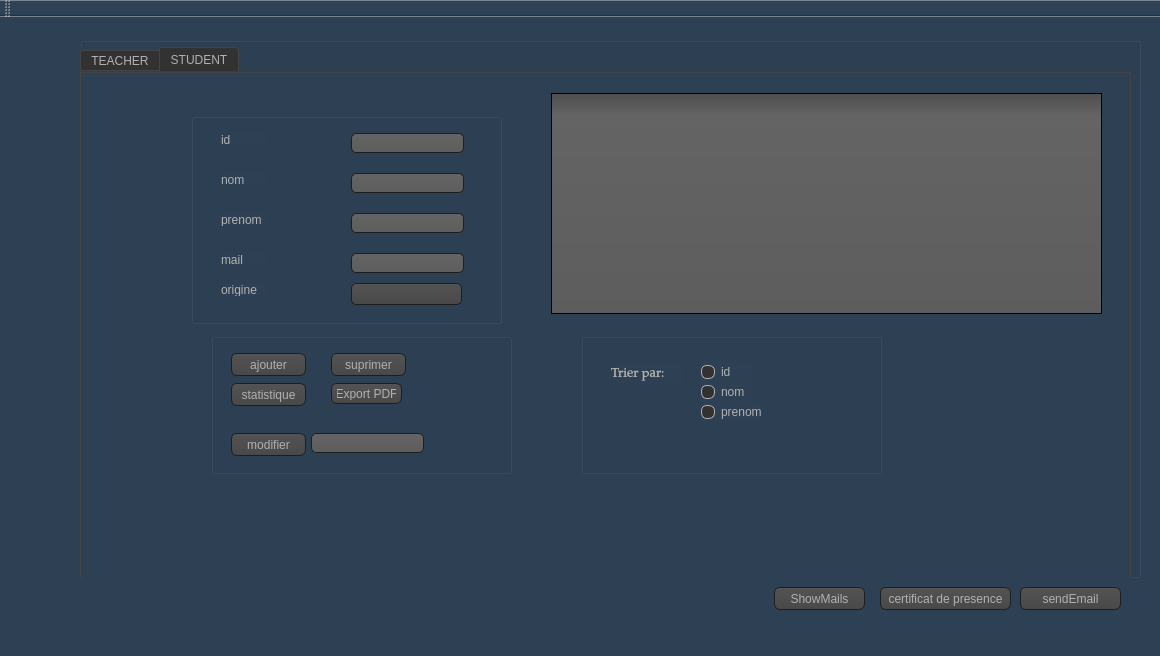
<?xml version="1.0" encoding="UTF-8"?>
<ui version="4.0">
 <class>MainWindow</class>
 <widget class="QMainWindow" name="MainWindow">
  <property name="geometry">
   <rect>
    <x>0</x>
    <y>0</y>
    <width>1160</width>
    <height>656</height>
   </rect>
  </property>
  <property name="windowTitle">
   <string>Gestion des Clients</string>
  </property>
  <property name="styleSheet">
   <string notr="true">QToolTip
{
     border: 1px solid black;
     background-color: #2E4053;
     padding: 1px;
     border-radius: 3px;
     opacity: 100;
}

QWidget
{
    color: #b1b1b1;
    background-color: #2E4053;
/*#323232; loun el page mtaa e l ajout w mtaa el supprimer w el adition w el affichage */
}

QWidget:item:hover
{
    background-color: QLinearGradient( x1: 0, y1: 0, x2: 0, y2: 1, stop: 0 #ffa02f, stop: 1 #ca0619);
    color: #000000;
}

QWidget:item:selected
{
    background-color: QLinearGradient( x1: 0, y1: 0, x2: 0, y2: 1, stop: 0 #ffa02f, stop: 1 #d7801a);
}

QMenuBar::item
{
    background: transparent;
}

QMenuBar::item:selected
{
    background: transparent;
    border: 1px solid #ffaa00;
}

QMenuBar::item:pressed
{
    background: #444;
    border: 1px solid #000;
    background-color: QLinearGradient(
        x1:0, y1:0,
        x2:0, y2:1,
        stop:1 #212121,
        stop:0.4 #343434/*,
        stop:0.2 #343434,
        stop:0.1 #ffaa00*/
    );
    margin-bottom:-1px;
    padding-bottom:1px;
}

QMenu
{
    border: 1px solid #000;
}

QMenu::item
{
    padding: 2px 20px 2px 20px;
}

QMenu::item:selected
{
    color: #000000;
}

QWidget:disabled
{
    color: #404040;
    background-color: #323232;
}

QAbstractItemView
{
    background-color: QLinearGradient( x1: 0, y1: 0, x2: 0, y2: 1, stop: 0 #4d4d4d, stop: 0.1 #646464, stop: 1 #5d5d5d);
}

QWidget:focus
{
    /*border: 2px solid QLinearGradient( x1: 0, y1: 0, x2: 0, y2: 1, stop: 0 #ffa02f, stop: 1 #d7801a);*/
}

QLineEdit
{
    background-color: QLinearGradient( x1: 0, y1: 0, x2: 0, y2: 1, stop: 0 #4d4d4d, stop: 0 #646464, stop: 1 #5d5d5d);
    padding: 1px;
    border-style: solid;
    border: 1px solid #1e1e1e;
    border-radius: 5;
}

QPushButton
{
    color: #b1b1b1;
    background-color: QLinearGradient( x1: 0, y1: 0, x2: 0, y2: 1, stop: 0 #565656, stop: 0.1 #525252, stop: 0.5 #4e4e4e, stop: 0.9 #4a4a4a, stop: 1 #464646);
    border-width: 1px;
    border-color: #1e1e1e;
    border-style: solid;
    border-radius: 6;
    padding: 3px;
    font-size: 12px;
    padding-left: 5px;
    padding-right: 5px;
}

QPushButton:pressed
{
    background-color: QLinearGradient( x1: 0, y1: 0, x2: 0, y2: 1, stop: 0 #2d2d2d, stop: 0.1 #2b2b2b, stop: 0.5 #292929, stop: 0.9 #282828, stop: 1 #252525);
}

QComboBox
{
    selection-background-color: #ffaa00;
    background-color: QLinearGradient( x1: 0, y1: 0, x2: 0, y2: 1, stop: 0 #565656, stop: 0.1 #525252, stop: 0.5 #4e4e4e, stop: 0.9 #4a4a4a, stop: 1 #464646);
    border-style: solid;
    border: 1px solid #1e1e1e;
    border-radius: 5;
}

QComboBox:hover,QPushButton:hover
{
    border: 2px solid QLinearGradient( x1: 0, y1: 0, x2: 0, y2: 1, stop: 0 #ffa02f, stop: 1 #d7801a);
}


QComboBox:on
{
    padding-top: 3px;
    padding-left: 4px;
    background-color: QLinearGradient( x1: 0, y1: 0, x2: 0, y2: 1, stop: 0 #2d2d2d, stop: 0.1 #2b2b2b, stop: 0.5 #292929, stop: 0.9 #282828, stop: 1 #252525);
    selection-background-color: #ffaa00;
}

QComboBox QAbstractItemView
{
    border: 2px solid darkgray;
    selection-background-color: QLinearGradient( x1: 0, y1: 0, x2: 0, y2: 1, stop: 0 #ffa02f, stop: 1 #d7801a);
}

QComboBox::drop-down
{
     subcontrol-origin: padding;
     subcontrol-position: top right;
     width: 15px;

     border-left-width: 0px;
     border-left-color: darkgray;
     border-left-style: solid; /* just a single line */
     border-top-right-radius: 3px; /* same radius as the QComboBox */
     border-bottom-right-radius: 3px;
 }

QComboBox::down-arrow
{
     image: url(:/down_arrow.png);
}

QGroupBox:focus
{
border: 2px solid QLinearGradient( x1: 0, y1: 0, x2: 0, y2: 1, stop: 0 #ffa02f, stop: 1 #d7801a);
}

QTextEdit:focus
{
    border: 2px solid QLinearGradient( x1: 0, y1: 0, x2: 0, y2: 1, stop: 0 #ffa02f, stop: 1 #d7801a);
}

QScrollBar:horizontal {
     border: 1px solid #222222;
     background: QLinearGradient( x1: 0, y1: 0, x2: 0, y2: 1, stop: 0.0 #121212, stop: 0.2 #282828, stop: 1 #484848);
     height: 7px;
     margin: 0px 16px 0 16px;
}

QScrollBar::handle:horizontal
{
      background: QLinearGradient( x1: 0, y1: 0, x2: 1, y2: 0, stop: 0 #ffa02f, stop: 0.5 #d7801a, stop: 1 #ffa02f);
      min-height: 20px;
      border-radius: 2px;
}

QScrollBar::add-line:horizontal {
      border: 1px solid #1b1b19;
      border-radius: 2px;
      background: QLinearGradient( x1: 0, y1: 0, x2: 1, y2: 0, stop: 0 #ffa02f, stop: 1 #d7801a);
      width: 14px;
      subcontrol-position: right;
      subcontrol-origin: margin;
}

QScrollBar::sub-line:horizontal {
      border: 1px solid #1b1b19;
      border-radius: 2px;
      background: QLinearGradient( x1: 0, y1: 0, x2: 1, y2: 0, stop: 0 #ffa02f, stop: 1 #d7801a);
      width: 14px;
     subcontrol-position: left;
     subcontrol-origin: margin;
}

QScrollBar::right-arrow:horizontal, QScrollBar::left-arrow:horizontal
{
      border: 1px solid black;
      width: 1px;
      height: 1px;
      background: white;
}

QScrollBar::add-page:horizontal, QScrollBar::sub-page:horizontal
{
      background: none;
}

QScrollBar:vertical
{
      background: QLinearGradient( x1: 0, y1: 0, x2: 1, y2: 0, stop: 0.0 #121212, stop: 0.2 #282828, stop: 1 #484848);
      width: 7px;
      margin: 16px 0 16px 0;
      border: 1px solid #222222;
}

QScrollBar::handle:vertical
{
      background: QLinearGradient( x1: 0, y1: 0, x2: 0, y2: 1, stop: 0 #ffa02f, stop: 0.5 #d7801a, stop: 1 #ffa02f);
      min-height: 20px;
      border-radius: 2px;
}

QScrollBar::add-line:vertical
{
      border: 1px solid #1b1b19;
      border-radius: 2px;
      background: QLinearGradient( x1: 0, y1: 0, x2: 0, y2: 1, stop: 0 #ffa02f, stop: 1 #d7801a);
      height: 14px;
      subcontrol-position: bottom;
      subcontrol-origin: margin;
}

QScrollBar::sub-line:vertical
{
      border: 1px solid #1b1b19;
      border-radius: 2px;
      background: QLinearGradient( x1: 0, y1: 0, x2: 0, y2: 1, stop: 0 #d7801a, stop: 1 #ffa02f);
      height: 14px;
      subcontrol-position: top;
      subcontrol-origin: margin;
}

QScrollBar::up-arrow:vertical, QScrollBar::down-arrow:vertical
{
      border: 1px solid black;
      width: 1px;
      height: 1px;
      background: white;
}


QScrollBar::add-page:vertical, QScrollBar::sub-page:vertical
{
      background: none;
}

QTextEdit
{
    background-color: #242424;
}

QPlainTextEdit
{
    background-color: #242424;
}

QHeaderView::section
{
    background-color: QLinearGradient(x1:0, y1:0, x2:0, y2:1, stop:0 #616161, stop: 0.5 #505050, stop: 0.6 #434343, stop:1 #656565);
    color: white;
    padding-left: 4px;
    border: 1px solid #6c6c6c;
}

QCheckBox:disabled
{
color: #414141;
}

QDockWidget::title
{
    text-align: center;
    spacing: 3px; /* spacing between items in the tool bar */
    background-color: QLinearGradient(x1:0, y1:0, x2:0, y2:1, stop:0 #323232, stop: 0.5 #242424, stop:1 #323232);
}

QDockWidget::close-button, QDockWidget::float-button
{
    text-align: center;
    spacing: 1px; /* spacing between items in the tool bar */
    background-color: QLinearGradient(x1:0, y1:0, x2:0, y2:1, stop:0 #323232, stop: 0.5 #242424, stop:1 #323232);
}

QDockWidget::close-button:hover, QDockWidget::float-button:hover
{
    background: #242424;
}

QDockWidget::close-button:pressed, QDockWidget::float-button:pressed
{
    padding: 1px -1px -1px 1px;
}

QMainWindow::separator
{
    background-color: QLinearGradient(x1:0, y1:0, x2:0, y2:1, stop:0 #161616, stop: 0.5 #151515, stop: 0.6 #212121, stop:1 #343434);
    color: white;
    padding-left: 4px;
    border: 1px solid #4c4c4c;
    spacing: 3px; /* spacing between items in the tool bar */
}

QMainWindow::separator:hover
{

    background-color: QLinearGradient(x1:0, y1:0, x2:0, y2:1, stop:0 #d7801a, stop:0.5 #b56c17 stop:1 #ffa02f);
    color: white;
    padding-left: 4px;
    border: 1px solid #6c6c6c;
    spacing: 3px; /* spacing between items in the tool bar */
}

QToolBar::handle
{
     spacing: 3px; /* spacing between items in the tool bar */
     background: url(:/images/handle.png);
}

QMenu::separator
{
    height: 2px;
    background-color: QLinearGradient(x1:0, y1:0, x2:0, y2:1, stop:0 #161616, stop: 0.5 #151515, stop: 0.6 #212121, stop:1 #343434);
    color: white;
    padding-left: 4px;
    margin-left: 10px;
    margin-right: 5px;
}

QProgressBar
{
    border: 2px solid grey;
    border-radius: 5px;
    text-align: center;
}

QProgressBar::chunk
{
    background-color: #d7801a;
    width: 2.15px;
    margin: 0.5px;
}

QTabBar::tab {
    color: #b1b1b1;
    border: 1px solid #444;
    border-bottom-style: none;
    background-color: #323232;
    padding-left: 10px;
    padding-right: 10px;
    padding-top: 3px;
    padding-bottom: 2px;
    margin-right: -1px;
}

QTabWidget::pane {
    border: 1px solid #444;
    top: 1px;
}

QTabBar::tab:last
{
    margin-right: 0; /* the last selected tab has nothing to overlap with on the right */
    border-top-right-radius: 3px;
}

QTabBar::tab:first:!selected
{
 margin-left: 0px; /* the last selected tab has nothing to overlap with on the right */


    border-top-left-radius: 3px;
}

QTabBar::tab:!selected
{
    color: #b1b1b1;
    border-bottom-style: solid;
    margin-top: 3px;
    background-color: QLinearGradient(x1:0, y1:0, x2:0, y2:1, stop:1 #212121, stop:.4 #343434);
}

QTabBar::tab:selected
{
    border-top-left-radius: 3px;
    border-top-right-radius: 3px;
    margin-bottom: 0px;
}

QTabBar::tab:!selected:hover
{
    /*border-top: 2px solid #ffaa00;
    padding-bottom: 3px;*/
    border-top-left-radius: 3px;
    border-top-right-radius: 3px;
    background-color: QLinearGradient(x1:0, y1:0, x2:0, y2:1, stop:1 #212121, stop:0.4 #343434, stop:0.2 #343434, stop:0.1 #ffaa00);
}

QRadioButton::indicator:checked, QRadioButton::indicator:unchecked{
    color: #b1b1b1;
    background-color: #323232;
    border: 1px solid #b1b1b1;
    border-radius: 6px;
}

QRadioButton::indicator:checked
{
    background-color: qradialgradient(
        cx: 0.5, cy: 0.5,
        fx: 0.5, fy: 0.5,
        radius: 1.0,
        stop: 0.25 #ffaa00,
        stop: 0.3 #323232
    );
}

QCheckBox::indicator{
    color: #b1b1b1;
    background-color: #323232;
    border: 1px solid #b1b1b1;
    width: 9px;
    height: 9px;
}

QRadioButton::indicator
{
    border-radius: 6px;
}

QRadioButton::indicator:hover, QCheckBox::indicator:hover
{
    border: 1px solid #ffaa00;
}

QCheckBox::indicator:checked
{
    image:url(:/images/checkbox.png);
}

QCheckBox::indicator:disabled, QRadioButton::indicator:disabled
{
    border: 1px solid #444;
}</string>
  </property>
  <widget class="QWidget" name="centralWidget">
   <widget class="QGroupBox" name="groupBox">
    <property name="geometry">
     <rect>
      <x>80</x>
      <y>20</y>
      <width>1061</width>
      <height>541</height>
     </rect>
    </property>
    <property name="title">
     <string/>
    </property>
    <widget class="QTabWidget" name="tabWidget">
     <property name="geometry">
      <rect>
       <x>0</x>
       <y>10</y>
       <width>1051</width>
       <height>551</height>
      </rect>
     </property>
     <property name="currentIndex">
      <number>1</number>
     </property>
     <widget class="QWidget" name="TEACHER">
      <attribute name="title">
       <string>TEACHER</string>
      </attribute>
      <widget class="QGroupBox" name="groupBox_5">
       <property name="geometry">
        <rect>
         <x>110</x>
         <y>40</y>
         <width>301</width>
         <height>161</height>
        </rect>
       </property>
       <property name="title">
        <string/>
       </property>
       <widget class="QLineEdit" name="age_add">
        <property name="geometry">
         <rect>
          <x>160</x>
          <y>100</y>
          <width>113</width>
          <height>20</height>
         </rect>
        </property>
       </widget>
       <widget class="QLabel" name="label">
        <property name="geometry">
         <rect>
          <x>30</x>
          <y>20</y>
          <width>47</width>
          <height>13</height>
         </rect>
        </property>
        <property name="text">
         <string>cin</string>
        </property>
       </widget>
       <widget class="QLabel" name="label_3">
        <property name="geometry">
         <rect>
          <x>30</x>
          <y>100</y>
          <width>47</width>
          <height>13</height>
         </rect>
        </property>
        <property name="text">
         <string>age</string>
        </property>
       </widget>
       <widget class="QLabel" name="label_2">
        <property name="geometry">
         <rect>
          <x>30</x>
          <y>60</y>
          <width>47</width>
          <height>13</height>
         </rect>
        </property>
        <property name="text">
         <string>name</string>
        </property>
       </widget>
       <widget class="QLineEdit" name="cin_add">
        <property name="geometry">
         <rect>
          <x>160</x>
          <y>20</y>
          <width>113</width>
          <height>20</height>
         </rect>
        </property>
       </widget>
       <widget class="QLineEdit" name="name_add">
        <property name="geometry">
         <rect>
          <x>160</x>
          <y>60</y>
          <width>113</width>
          <height>20</height>
         </rect>
        </property>
       </widget>
       <widget class="QLabel" name="label_4">
        <property name="geometry">
         <rect>
          <x>30</x>
          <y>130</y>
          <width>47</width>
          <height>13</height>
         </rect>
        </property>
        <property name="text">
         <string>mail</string>
        </property>
       </widget>
       <widget class="QLineEdit" name="mail_add2">
        <property name="geometry">
         <rect>
          <x>160</x>
          <y>130</y>
          <width>113</width>
          <height>20</height>
         </rect>
        </property>
       </widget>
      </widget>
      <widget class="QTableView" name="tableView">
       <property name="geometry">
        <rect>
         <x>470</x>
         <y>20</y>
         <width>551</width>
         <height>221</height>
        </rect>
       </property>
       <property name="toolTipDuration">
        <number>-1</number>
       </property>
       <property name="lineWidth">
        <number>1</number>
       </property>
       <property name="midLineWidth">
        <number>0</number>
       </property>
       <property name="alternatingRowColors">
        <bool>false</bool>
       </property>
      </widget>
      <widget class="QGroupBox" name="groupBox_6">
       <property name="geometry">
        <rect>
         <x>130</x>
         <y>260</y>
         <width>301</width>
         <height>141</height>
        </rect>
       </property>
       <property name="title">
        <string/>
       </property>
       <widget class="QPushButton" name="ajouter">
        <property name="geometry">
         <rect>
          <x>20</x>
          <y>20</y>
          <width>75</width>
          <height>23</height>
         </rect>
        </property>
        <property name="text">
         <string>ajouter</string>
        </property>
       </widget>
       <widget class="QLineEdit" name="name_modif">
        <property name="geometry">
         <rect>
          <x>100</x>
          <y>100</y>
          <width>113</width>
          <height>20</height>
         </rect>
        </property>
       </widget>
       <widget class="QPushButton" name="export_pdf">
        <property name="geometry">
         <rect>
          <x>110</x>
          <y>50</y>
          <width>71</width>
          <height>21</height>
         </rect>
        </property>
        <property name="text">
         <string>Export PDF</string>
        </property>
       </widget>
       <widget class="QPushButton" name="suprimer">
        <property name="geometry">
         <rect>
          <x>110</x>
          <y>20</y>
          <width>75</width>
          <height>23</height>
         </rect>
        </property>
        <property name="text">
         <string>suprimer</string>
        </property>
       </widget>
       <widget class="QPushButton" name="modifier">
        <property name="geometry">
         <rect>
          <x>20</x>
          <y>100</y>
          <width>75</width>
          <height>23</height>
         </rect>
        </property>
        <property name="text">
         <string>modifier</string>
        </property>
       </widget>
       <widget class="QPushButton" name="showStudentList">
        <property name="geometry">
         <rect>
          <x>190</x>
          <y>20</y>
          <width>101</width>
          <height>23</height>
         </rect>
        </property>
        <property name="text">
         <string>showStudentList</string>
        </property>
       </widget>
       <widget class="QPushButton" name="stat">
        <property name="geometry">
         <rect>
          <x>20</x>
          <y>50</y>
          <width>75</width>
          <height>23</height>
         </rect>
        </property>
        <property name="text">
         <string>statistique</string>
        </property>
       </widget>
      </widget>
      <widget class="QGroupBox" name="groupBox_7">
       <property name="geometry">
        <rect>
         <x>500</x>
         <y>260</y>
         <width>301</width>
         <height>141</height>
        </rect>
       </property>
       <property name="title">
        <string/>
       </property>
       <widget class="QLabel" name="datenaiss_3">
        <property name="geometry">
         <rect>
          <x>30</x>
          <y>30</y>
          <width>71</width>
          <height>21</height>
         </rect>
        </property>
        <property name="font">
         <font>
          <family>Palatino Linotype</family>
          <pointsize>10</pointsize>
         </font>
        </property>
        <property name="text">
         <string>Trier par:</string>
        </property>
       </widget>
       <widget class="QRadioButton" name="radioButton_2">
        <property name="geometry">
         <rect>
          <x>120</x>
          <y>50</y>
          <width>51</width>
          <height>18</height>
         </rect>
        </property>
        <property name="text">
         <string>name</string>
        </property>
       </widget>
       <widget class="QRadioButton" name="radioButton_3">
        <property name="geometry">
         <rect>
          <x>120</x>
          <y>70</y>
          <width>51</width>
          <height>18</height>
         </rect>
        </property>
        <property name="text">
         <string>age</string>
        </property>
       </widget>
       <widget class="QRadioButton" name="radioButton">
        <property name="geometry">
         <rect>
          <x>120</x>
          <y>30</y>
          <width>51</width>
          <height>18</height>
         </rect>
        </property>
        <property name="text">
         <string>cin</string>
        </property>
       </widget>
       <widget class="QLabel" name="recherche_2">
        <property name="geometry">
         <rect>
          <x>40</x>
          <y>100</y>
          <width>47</width>
          <height>13</height>
         </rect>
        </property>
        <property name="text">
         <string>recherche</string>
        </property>
       </widget>
       <widget class="QLineEdit" name="recherche">
        <property name="geometry">
         <rect>
          <x>110</x>
          <y>100</y>
          <width>161</width>
          <height>20</height>
         </rect>
        </property>
       </widget>
      </widget>
     </widget>
     <widget class="QWidget" name="STUDENT">
      <attribute name="title">
       <string>STUDENT</string>
      </attribute>
      <widget class="QGroupBox" name="groupBox_8">
       <property name="geometry">
        <rect>
         <x>110</x>
         <y>40</y>
         <width>311</width>
         <height>211</height>
        </rect>
       </property>
       <property name="title">
        <string/>
       </property>
       <widget class="QLineEdit" name="prenom_add">
        <property name="geometry">
         <rect>
          <x>160</x>
          <y>100</y>
          <width>113</width>
          <height>20</height>
         </rect>
        </property>
       </widget>
       <widget class="QLabel" name="label_10">
        <property name="geometry">
         <rect>
          <x>30</x>
          <y>20</y>
          <width>47</width>
          <height>13</height>
         </rect>
        </property>
        <property name="text">
         <string>id</string>
        </property>
       </widget>
       <widget class="QLabel" name="label_11">
        <property name="geometry">
         <rect>
          <x>30</x>
          <y>100</y>
          <width>47</width>
          <height>13</height>
         </rect>
        </property>
        <property name="text">
         <string>prenom</string>
        </property>
       </widget>
       <widget class="QLabel" name="label_12">
        <property name="geometry">
         <rect>
          <x>30</x>
          <y>60</y>
          <width>47</width>
          <height>13</height>
         </rect>
        </property>
        <property name="text">
         <string>nom</string>
        </property>
       </widget>
       <widget class="QLineEdit" name="id_add">
        <property name="geometry">
         <rect>
          <x>160</x>
          <y>20</y>
          <width>113</width>
          <height>20</height>
         </rect>
        </property>
       </widget>
       <widget class="QLineEdit" name="nom_add">
        <property name="geometry">
         <rect>
          <x>160</x>
          <y>60</y>
          <width>113</width>
          <height>20</height>
         </rect>
        </property>
       </widget>
       <widget class="QLabel" name="label_13">
        <property name="geometry">
         <rect>
          <x>30</x>
          <y>140</y>
          <width>47</width>
          <height>13</height>
         </rect>
        </property>
        <property name="text">
         <string>mail</string>
        </property>
       </widget>
       <widget class="QLineEdit" name="mail_add">
        <property name="geometry">
         <rect>
          <x>160</x>
          <y>140</y>
          <width>113</width>
          <height>20</height>
         </rect>
        </property>
       </widget>
       <widget class="QComboBox" name="comboBox">
        <property name="geometry">
         <rect>
          <x>160</x>
          <y>170</y>
          <width>111</width>
          <height>22</height>
         </rect>
        </property>
       </widget>
       <widget class="QLabel" name="label_14">
        <property name="geometry">
         <rect>
          <x>30</x>
          <y>170</y>
          <width>47</width>
          <height>13</height>
         </rect>
        </property>
        <property name="text">
         <string>origine</string>
        </property>
       </widget>
      </widget>
      <widget class="QTableView" name="tableView_2">
       <property name="geometry">
        <rect>
         <x>470</x>
         <y>20</y>
         <width>551</width>
         <height>221</height>
        </rect>
       </property>
      </widget>
      <widget class="QGroupBox" name="groupBox_9">
       <property name="geometry">
        <rect>
         <x>130</x>
         <y>260</y>
         <width>301</width>
         <height>141</height>
        </rect>
       </property>
       <property name="title">
        <string/>
       </property>
       <widget class="QPushButton" name="ajouter_3">
        <property name="geometry">
         <rect>
          <x>20</x>
          <y>20</y>
          <width>75</width>
          <height>23</height>
         </rect>
        </property>
        <property name="text">
         <string>ajouter</string>
        </property>
       </widget>
       <widget class="QLineEdit" name="name_modif_3">
        <property name="geometry">
         <rect>
          <x>100</x>
          <y>100</y>
          <width>113</width>
          <height>20</height>
         </rect>
        </property>
       </widget>
       <widget class="QPushButton" name="export_pdf_3">
        <property name="geometry">
         <rect>
          <x>120</x>
          <y>50</y>
          <width>71</width>
          <height>21</height>
         </rect>
        </property>
        <property name="text">
         <string>Export PDF</string>
        </property>
       </widget>
       <widget class="QPushButton" name="suprimer_3">
        <property name="geometry">
         <rect>
          <x>120</x>
          <y>20</y>
          <width>75</width>
          <height>23</height>
         </rect>
        </property>
        <property name="text">
         <string>suprimer</string>
        </property>
       </widget>
       <widget class="QPushButton" name="modifier_3">
        <property name="geometry">
         <rect>
          <x>20</x>
          <y>100</y>
          <width>75</width>
          <height>23</height>
         </rect>
        </property>
        <property name="text">
         <string>modifier</string>
        </property>
       </widget>
       <widget class="QPushButton" name="ajouter_4">
        <property name="geometry">
         <rect>
          <x>20</x>
          <y>50</y>
          <width>75</width>
          <height>23</height>
         </rect>
        </property>
        <property name="text">
         <string>statistique</string>
        </property>
       </widget>
      </widget>
      <widget class="QGroupBox" name="groupBox_10">
       <property name="geometry">
        <rect>
         <x>500</x>
         <y>260</y>
         <width>301</width>
         <height>141</height>
        </rect>
       </property>
       <property name="title">
        <string/>
       </property>
       <widget class="QLabel" name="datenaiss_6">
        <property name="geometry">
         <rect>
          <x>30</x>
          <y>30</y>
          <width>71</width>
          <height>21</height>
         </rect>
        </property>
        <property name="font">
         <font>
          <family>Palatino Linotype</family>
          <pointsize>10</pointsize>
         </font>
        </property>
        <property name="text">
         <string>Trier par:</string>
        </property>
       </widget>
       <widget class="QRadioButton" name="radioButton_10">
        <property name="geometry">
         <rect>
          <x>120</x>
          <y>50</y>
          <width>51</width>
          <height>18</height>
         </rect>
        </property>
        <property name="text">
         <string>nom</string>
        </property>
       </widget>
       <widget class="QRadioButton" name="radioButton_11">
        <property name="geometry">
         <rect>
          <x>120</x>
          <y>70</y>
          <width>61</width>
          <height>18</height>
         </rect>
        </property>
        <property name="text">
         <string>prenom</string>
        </property>
       </widget>
       <widget class="QRadioButton" name="radioButton_12">
        <property name="geometry">
         <rect>
          <x>120</x>
          <y>30</y>
          <width>51</width>
          <height>18</height>
         </rect>
        </property>
        <property name="text">
         <string>id</string>
        </property>
       </widget>
      </widget>
     </widget>
    </widget>
   </widget>
   <widget class="QPushButton" name="sendEmailButton">
    <property name="geometry">
     <rect>
      <x>1020</x>
      <y>570</y>
      <width>101</width>
      <height>23</height>
     </rect>
    </property>
    <property name="text">
     <string>sendEmail</string>
    </property>
   </widget>
   <widget class="QPushButton" name="certificat">
    <property name="geometry">
     <rect>
      <x>880</x>
      <y>570</y>
      <width>131</width>
      <height>23</height>
     </rect>
    </property>
    <property name="text">
     <string>certificat de presence</string>
    </property>
   </widget>
   <widget class="QPushButton" name="showmails">
    <property name="geometry">
     <rect>
      <x>774</x>
      <y>570</y>
      <width>91</width>
      <height>23</height>
     </rect>
    </property>
    <property name="text">
     <string>ShowMails</string>
    </property>
   </widget>
  </widget>
  <widget class="QMenuBar" name="menuBar">
   <property name="geometry">
    <rect>
     <x>0</x>
     <y>0</y>
     <width>1160</width>
     <height>22</height>
    </rect>
   </property>
  </widget>
  <widget class="QToolBar" name="mainToolBar">
   <attribute name="toolBarArea">
    <enum>TopToolBarArea</enum>
   </attribute>
   <attribute name="toolBarBreak">
    <bool>false</bool>
   </attribute>
  </widget>
  <widget class="QStatusBar" name="statusBar"/>
 </widget>
 <layoutdefault spacing="6" margin="11"/>
 <resources/>
 <connections/>
</ui>
